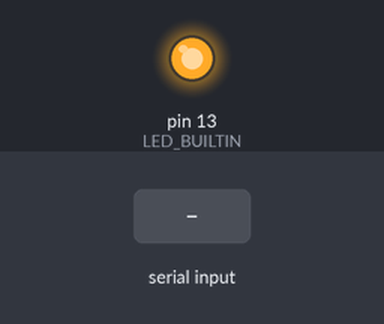
A sketch run on a simulated Arduino Uno, built with avr-gcc and run on an emulated ATmega328P. Parts: output pins drawn as LEDs (lit = HIGH). Inputs (shaded band) come from the test bench. What the sketch prints to the serial monitor is not drawn.

Above: at 0.1 s.
At 1.7 s:
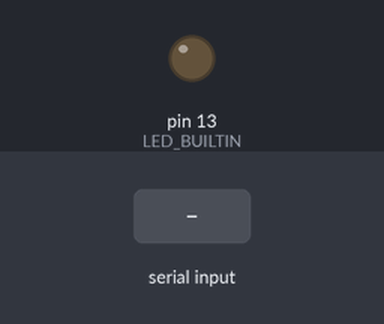
1.8 s: "1" received over Serial
Timing chart, 0 to 4.8 s (numbered marks = the images above; inputs shaded):
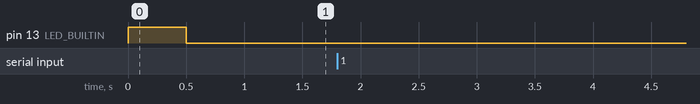

Measured:
- after the input at 1.8 s, every drawn part: stays the same

The sketch:

Arduino_Serial_Test.ino
```cpp
int incoming[3];
String content;
char testing[15];
char character;

void setup() {
  Serial.begin(115200); //PC serial monitor
  pinMode(LED_BUILTIN, OUTPUT);
  digitalWrite(LED_BUILTIN, HIGH);
  delay(500);
  digitalWrite(LED_BUILTIN, LOW);
}

void loop() {
  while (Serial.available() > 0) { //read from PC serial monitor
        for(int i=0; i<15; i++) {
          testing[i] = Serial.read();
        }
        testing[15] = '\0';  //append null
        Serial.print(testing);


//        if(character == '\n') {
//          Serial.print("Received: ");
//          Serial.print(content);
//          content = "";
//        }
  }


  //Serial.print("Serial received: ");
  //Serial.println(incoming[]);
}
```
